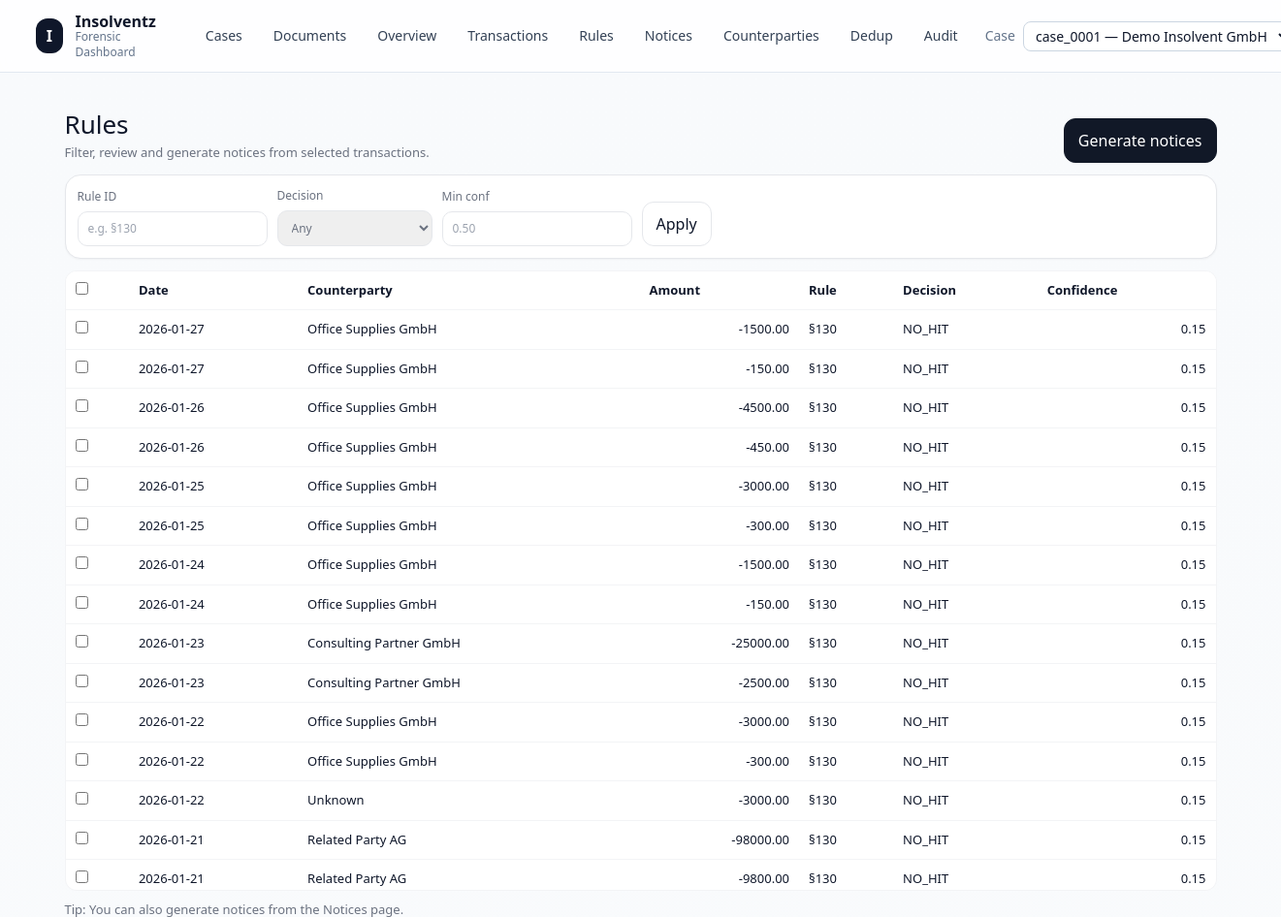
The app's page /rules with its own data.
### app/db/models.py (models this page shows)
class RuleEvaluation(Base):
    __tablename__ = "rule_evaluations"
    id: Mapped[int] = mapped_column(Integer, primary_key=True, autoincrement=True)
    case_id: Mapped[str] = mapped_column(ForeignKey("cases.case_id"), index=True)
    transaction_id: Mapped[int] = mapped_column(ForeignKey("transactions.id"), index=True)
    rule_id: Mapped[str] = mapped_column(String, nullable=False)  # e.g. §130
    rule_version: Mapped[str] = mapped_column(String, default="1.0")
    decision: Mapped[str] = mapped_column(String, nullable=False)  # HIT/NO_HIT/NEEDS_REVIEW
    confidence: Mapped[float] = mapped_column(Float, default=0.0)
    explanation: Mapped[Optional[str]] = mapped_column(Text, nullable=True)
    legal_basis: Mapped[Optional[str]] = mapped_column(String, nullable=True)
    lookback_start: Mapped[Optional[str]] = mapped_column(String, nullable=True)
    lookback_end: Mapped[Optional[str]] = mapped_column(String, nullable=True)
    conditions_met: Mapped[list] = mapped_column(JSON, default=list)
    conditions_missing: Mapped[list] = mapped_column(JSON, default=list)
    evidence_present: Mapped[list] = mapped_column(JSON, default=list)
    evidence_missing: Mapped[list] = mapped_column(JSON, default=list)
    created_at: Mapped[datetime] = mapped_column(DateTime, default=datetime.utcnow)

class Transaction(Base):
    __tablename__ = "transactions"
    id: Mapped[int] = mapped_column(Integer, primary_key=True, autoincrement=True)
    case_id: Mapped[str] = mapped_column(ForeignKey("cases.case_id"), index=True)
    source_document_id: Mapped[Optional[int]] = mapped_column(ForeignKey("documents.id"), nullable=True, index=True)
    source_file: Mapped[Optional[str]] = mapped_column(String, nullable=True)
    import_batch_id: Mapped[Optional[str]] = mapped_column(String, nullable=True)
    booking_date: Mapped[date] = mapped_column(Date, nullable=False, index=True)
    value_date: Mapped[Optional[date]] = mapped_column(Date, nullable=True)
    amount: Mapped[float] = mapped_column(Float, nullable=False)
    currency: Mapped[str] = mapped_column(String, nullable=False, default="EUR")
    debtor_account_iban: Mapped[Optional[str]] = mapped_column(String, nullable=True, index=True)
    creditor_account_iban: Mapped[Optional[str]] = mapped_column(String, nullable=True, index=True)
    creditor_name: Mapped[Optional[str]] = mapped_column(String, nullable=True, index=True)
    debtor_name: Mapped[Optional[str]] = mapped_column(String, nullable=True)
    purpose: Mapped[Optional[str]] = mapped_column(Text, nullable=True)
    end_to_end_id: Mapped[Optional[str]] = mapped_column(String, nullable=True)
    bank_reference: Mapped[Optional[str]] = mapped_column(String, nullable=True)
    counterparty_id: Mapped[Optional[int]] = mapped_column(ForeignKey("counterparties.id"), nullable=True, index=True)
    counterparty_name_raw: Mapped[Optional[str]] = mapped_column(String, nullable=True)
    raw_description: Mapped[Optional[str]] = mapped_column(Text, nullable=True)
    normalized_description: Mapped[Optional[str]] = mapped_column(Text, nullable=True)
    booking_text: Mapped[Optional[str]] = mapped_column(String, nullable=True)
    bic: Mapped[Optional[str]] = mapped_column(String, nullable=True)
    rule_hits: Mapped[list] = mapped_column(JSON, default=list)
    source_account: Mapped[Optional[str]] = mapped_column(String, nullable=True)
    transaction_date: Mapped[str] = mapped_column(String, nullable=False)
    recipient_account: Mapped[Optional[str]] = mapped_column(String, nullable=True)
    recipient_name: Mapped[Optional[str]] = mapped_column(String, nullable=True)
    transaction_description: Mapped[Optional[str]] = mapped_column(Text, nullable=True)
    verified_recipient_id: Mapped[Optional[str]] = mapped_column(String, nullable=True)
    tags: Mapped[str] = mapped_column(Text, default="[]")  # combined tags as JSON string (UI/backlog)
    system_tags: Mapped[list] = mapped_column(JSON, default=list)
    user_tags: Mapped[list] = mapped_column(JSON, default=list)
    user_tags_confirmed: Mapped[bool] = mapped_column(Boolean, default=False)
    tx_hash: Mapped[str] = mapped_column(String, index=True)
    is_duplicate: Mapped[bool] = mapped_column(Boolean, default=False, index=True)
    duplicate_of: Mapped[Optional[int]] = mapped_column(Integer, nullable=True, index=True)
    dedup_cluster_id: Mapped[Optional[int]] = mapped_column(Integer, nullable=True, index=True)
    created_at: Mapped[datetime] = mapped_column(DateTime, default=datetime.utcnow)
    document: Mapped[Optional["Document"]] = relationship("Document", back_populates="transactions")
    counterparty: Mapped[Optional["Counterparty"]] = relationship("Counterparty")

### app/ui/router.py (the view)
@ui_router.get("/rules", response_class=HTMLResponse)
def rules(request: Request, db=Depends(get_db), case_id: str | None = Cookie(default=None)):
    cases = list_cases(db)
    selected_case_id = _pick_case_id(db, case_id)
    if not selected_case_id:
        return templates.TemplateResponse(request, "empty.html", {"cases": [], "selected_case": None})
    page = get_rules_review_page(db, selected_case_id, request.query_params)
    resp = templates.TemplateResponse(
        request,
        "rules.html",
        {"cases": cases, "selected_case_id": selected_case_id, **page},
    )
    resp.set_cookie("case_id", selected_case_id, max_age=60 * 60 * 24 * 365, samesite="lax")
    return resp

### app/templates/rules.html (shortened to what this page needs)
{% extends "base.html" %}
{% block content %}
<div class="page">
  <div class="header">
    <div>
      <h1>Rules</h1>
      <div class="subtle">Filter, review and generate notices from selected transactions.</div>
    </div>
    <div class="actions">
      <form method="post" action="/notices/generate_selected" onsubmit="return submitSelected();">
        <button type="submit" class="btn">Generate notices</button>
      </form>
    </div>
  </div>
  <div class="filters card">
    <form method="get" action="/rules" class="filter-row">
      <label>Rule ID <input name="rule_id" value="{{ filters.rule_id }}" placeholder="e.g. §130"></label>
      <label>Decision
        <select name="decision">
          <option value="" {% if not filters.decision %}selected{% endif %}>Any</option>
        </select>
      </label>
      <label>Min conf <input name="min_conf" value="{{ filters.min_conf }}" placeholder="0.50"></label>
      <button type="submit" class="btn-outline">Apply</button>
    </form>
  </div>
  <div class="table-wrap">
    <table class="table">
      <thead>
        <tr>
          <th><input type="checkbox" onclick="toggleAll(this)"></th>
          <th>Date</th>
          <th>Counterparty</th>
          <th class="num">Amount</th>
          <th>Rule</th>
          <th>Decision</th>
          <th class="num">Confidence</th>
        </tr>
      </thead>
      <tbody>
      {% for ev, tx in rows %}
        <tr>
          <td><input type="checkbox" class="txcb" value="{{ tx.id }}"></td>
          <td>{{ tx.booking_date }}</td>
          <td>{{ tx.creditor_name or tx.debtor_name or "Unknown" }}</td>
          <td class="num">{{ "%.2f"|format(tx.amount) }}</td>
          <td>{{ ev.rule_id }}</td>
          <td>{{ ev.decision }}</td>
          <td class="num">{{ "%.2f"|format(ev.confidence or 0) }}</td>
        </tr>
      {% endfor %}
      </tbody>
    </table>
  </div>
  <div class="subtle" style="margin-top:10px;">
    Tip: You can also generate notices from the <a href="/notices">Notices</a> page.
  </div>
</div>
{% endblock %}

### app/templates/base.html (shortened to what this page needs)
<!doctype html>
<html lang="en">
  <head>
    <script src="https://cdn.tailwindcss.com"></script>
  </head>
  <body class="bg-gradient-to-b from-slate-50 to-white text-slate-900 min-h-screen">
    <header class="sticky top-0 z-20 backdrop-blur bg-white/80 border-b border-slate-200">
      <div class="max-w-7xl mx-auto px-4 py-3 flex items-center gap-4">
        <div class="flex items-center gap-3">
          <div class="h-9 w-9 rounded-xl bg-slate-900 text-white flex items-center justify-center font-semibold">I</div>
          <div>
            <div class="font-semibold leading-tight">Insolventz</div>
            <div class="text-xs text-slate-500 -mt-0.5">Forensic Dashboard</div>
          </div>
        </div>
        <nav class="hidden md:flex items-center gap-2 text-sm ml-4">
          {% set links = [
            ('/cases', 'Cases'),
            ('/documents', 'Documents'),
            ('/', 'Overview'),
            ('/transactions', 'Transactions'),
            ('/rules', 'Rules'),
            ('/notices', 'Notices'),
            ('/counterparties', 'Counterparties'),
            ('/dedup', 'Dedup'),
            ('/audit', 'Audit')
          ] %}
          {% for href, label in links %}
            <a href="{{ href }}" class="px-3 py-1.5 rounded-full hover:bg-slate-100 text-slate-700">
              {{ label }}
            </a>
          {% endfor %}
        </nav>
        <div class="ml-auto flex items-center gap-2 text-sm">
          {% if cases and selected_case_id %}
            <span class="text-slate-500">Case</span>
            <select class="border border-slate-300 rounded-lg px-2 py-1 bg-white" onchange="location.href='/ui/set_case/' + this.value">
              {% for c in cases %}
                <option value="{{ c.case_id }}" {% if c.case_id == selected_case_id %}selected{% endif %}>
                  {{ c.case_id }} — {{ c.company_name }}
                </option>
              {% endfor %}
            </select>
          {% else %}
            <a href="/ui/seed_demo" class="inline-flex items-center rounded-lg bg-slate-900 text-white px-3 py-2 text-sm hover:bg-slate-800">
              Generate test data
            </a>
          {% endif %}
        </div>
      </div>
    </header>
    <main class="max-w-7xl mx-auto px-4 py-6">
      {% block content %}{% endblock %}
    </main>
  </body>
</html>

### app/templates/rules.html (style rules this page uses)
.page { max-width:1200px;margin:0 auto;padding:10px 6px; }
.header { display:flex;align-items:flex-end;justify-content:space-between;gap:16px;margin-bottom:12px; }
.header h1 { margin:0;font-size:26px; }
.subtle { color:#6b7280;font-size:13px; }
.card { background:#fff;border:1px solid #e5e7eb;border-radius:16px;padding:12px;box-shadow:0 1px 2px rgba(0,0,0,0.04); }
.filters { margin-bottom:12px; }
.filter-row { display:flex;flex-wrap:wrap;gap:10px;align-items:flex-end; }
.filter-row label { display:flex;flex-direction:column;font-size:12px;color:#6b7280;gap:6px; }
.filter-row input, .filter-row select { padding:8px 10px;border:1px solid #e5e7eb;border-radius:10px;min-width:160px; }
.btn { padding:10px 14px;border-radius:12px;border:1px solid #111827;background:#111827;color:#fff;cursor:pointer; }
.btn-outline { padding:10px 14px;border-radius:12px;border:1px solid #e5e7eb;background:#fff;cursor:pointer; }
.table-wrap { max-height:640px;overflow:auto;border:1px solid #f3f4f6;border-radius:12px;background:#fff; }
.table { width:100%;border-collapse:collapse; }
.table th,.table td { padding:10px 10px;border-bottom:1px solid #f3f4f6;font-size:13px;vertical-align:top; }
.table th { position:sticky;top:0;background:#fff;z-index:1;text-align:left; }
.num { text-align:right; }

### records on screen
RuleEvaluation: booking_date "2026-01-27", creditor_name "Office Supplies GmbH", rule_id "§130", decision "NO_HIT", confidence "0.15"
Transaction: amount "-1500.00"
RuleEvaluation: booking_date "2026-01-27", creditor_name "Office Supplies GmbH", rule_id "§130", decision "NO_HIT", confidence "0.15"
Transaction: amount "-150.00"
RuleEvaluation: booking_date "2026-01-26", creditor_name "Office Supplies GmbH", rule_id "§130", decision "NO_HIT", confidence "0.15"
Transaction: amount "-4500.00"
RuleEvaluation: booking_date "2026-01-26", creditor_name "Office Supplies GmbH", rule_id "§130", decision "NO_HIT", confidence "0.15"
Transaction: amount "-450.00"
RuleEvaluation: booking_date "2026-01-25", creditor_name "Office Supplies GmbH", rule_id "§130", decision "NO_HIT", confidence "0.15"
Transaction: amount "-3000.00"
RuleEvaluation: booking_date "2026-01-25", creditor_name "Office Supplies GmbH", rule_id "§130", decision "NO_HIT", confidence "0.15"
Transaction: amount "-300.00"
RuleEvaluation: booking_date "2026-01-24", creditor_name "Office Supplies GmbH", rule_id "§130", decision "NO_HIT", confidence "0.15"
Transaction: amount "-1500.00"
RuleEvaluation: booking_date "2026-01-24", creditor_name "Office Supplies GmbH", rule_id "§130", decision "NO_HIT", confidence "0.15"
Transaction: amount "-150.00"
RuleEvaluation: booking_date "2026-01-23", creditor_name "Consulting Partner GmbH", rule_id "§130", decision "NO_HIT", confidence "0.15"
Transaction: amount "-25000.00"
RuleEvaluation: booking_date "2026-01-23", creditor_name "Consulting Partner GmbH", rule_id "§130", decision "NO_HIT", confidence "0.15"
Transaction: amount "-2500.00"
RuleEvaluation: booking_date "2026-01-22", creditor_name "Office Supplies GmbH", rule_id "§130", decision "NO_HIT", confidence "0.15"
Transaction: amount "-3000.00"
RuleEvaluation: booking_date "2026-01-22", creditor_name "Office Supplies GmbH", rule_id "§130", decision "NO_HIT", confidence "0.15"
Transaction: amount "-300.00"
RuleEvaluation: booking_date "2026-01-22", debtor_name "Unknown", rule_id "§130", decision "NO_HIT", confidence "0.15"
Transaction: amount "-3000.00"
RuleEvaluation: booking_date "2026-01-21", creditor_name "Related Party AG", rule_id "§130", decision "NO_HIT", confidence "0.15"
Transaction: amount "-98000.00"
RuleEvaluation: booking_date "2026-01-21", creditor_name "Related Party AG", rule_id "§130", decision "NO_HIT", confidence "0.15"
Transaction: amount "-9800.00"

### other values on screen
{{ label }} "Cases" "Documents" "Overview" "Transactions" "Rules" "Notices" "Counterparties" "Dedup" "Audit"
form field value "case_0001 — Demo Insolvent GmbH"
